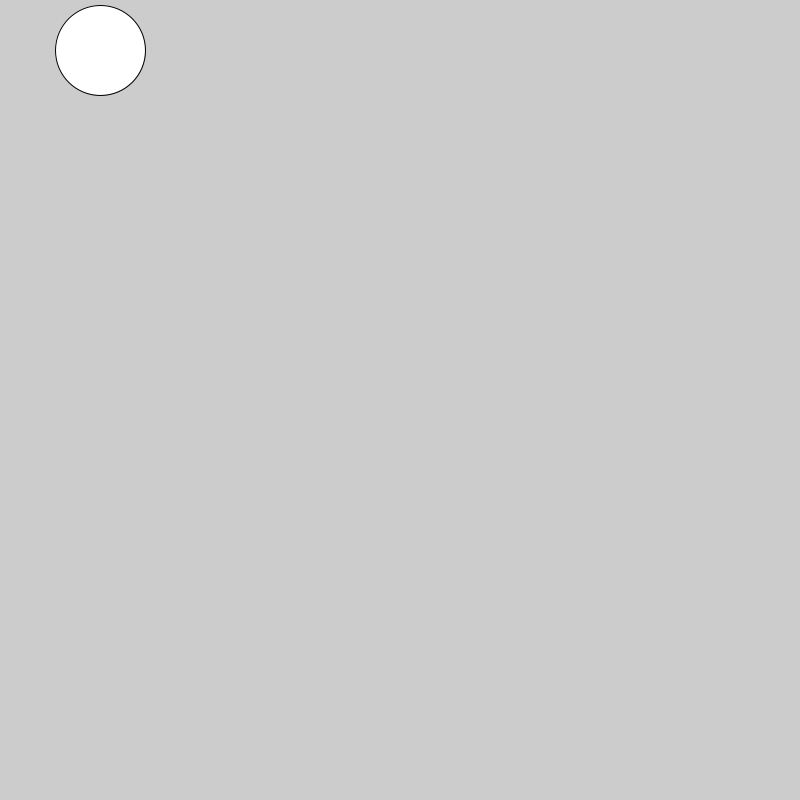
Frame 1 (no input)
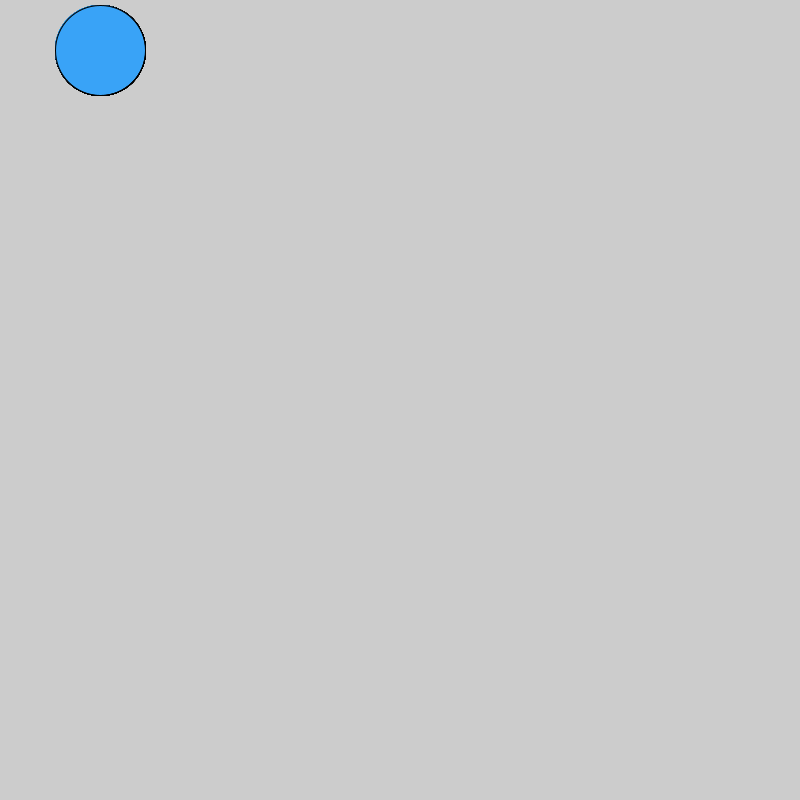
Frame 60 (the mouse pressed at the canvas centre just before this capture)
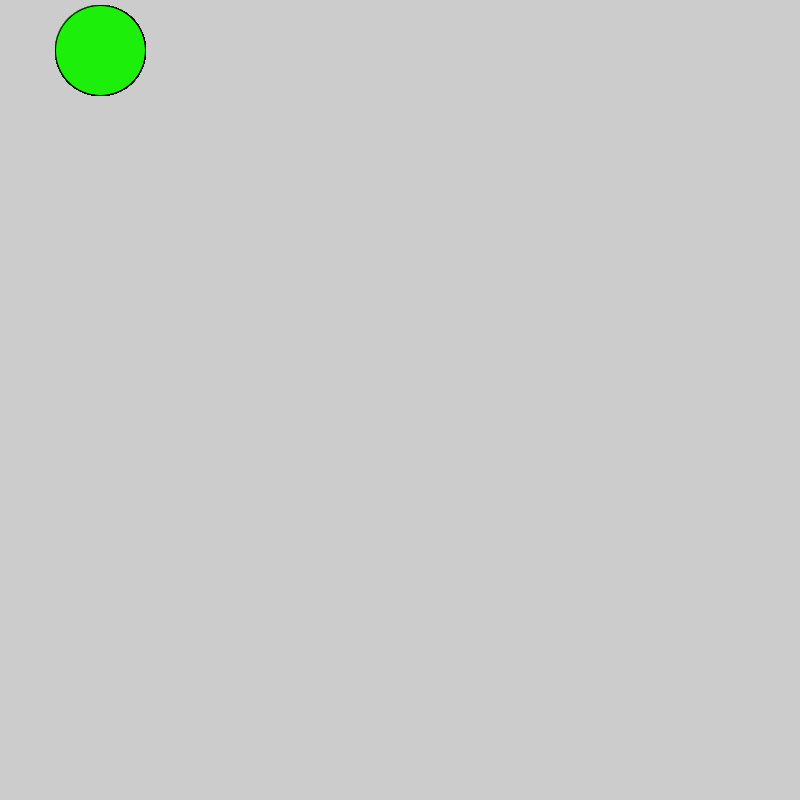
Frame 120 (the mouse held since frame 60 and released just before this capture)

The Processing sketch that drew these frames (run headless with seeded random() and noise(); from frame 60 on, the mouse is pressed at the canvas centre):

// Processing sketch: Dot
// ── Dot.pde
void setup () {
size (800,800);
}

void draw () {
ellipse (100,50,90,90);
fill (#39A3F7); 
if (mousePressed) {
fill (#1CF00A);
}  

}
